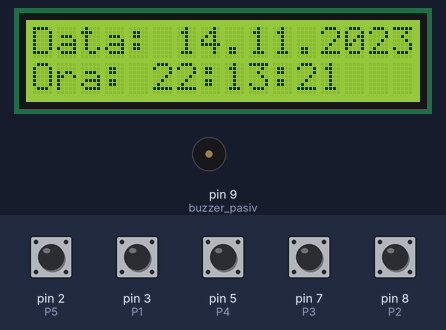
This sketch was run on a simulated Arduino Uno, built with avr-gcc and run on an emulated ATmega328P. Shown: 16×2 character LCD, buzzer (waves = sounding). The inputs (shaded band) are chosen by the test bench; at power-on: pin 2 (P5), pin 3 (P1), pin 5 (P4), pin 7 (P3), pin 8 (P2) HIGH. The local clock reads 2024-03-15 10:24:30 at power-on unless the sketch sets it.

Above: at 1.2 s.
1.3 s: pin 2 (P5) pulled LOW for 1 s
At 3.8 s:
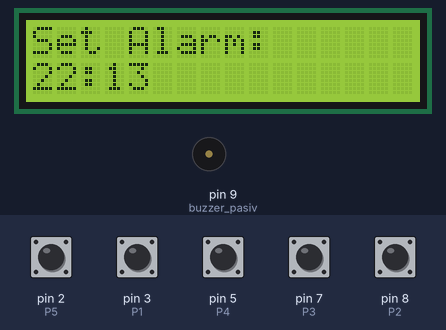
4.8 s: pin 2 (P5) pulled LOW for 0.3 s
At 5.6 s:
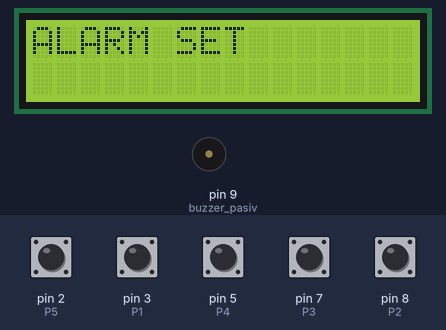
7.3 s: pin 3 (P1) pulled LOW for 1 s
At 10.3 s:
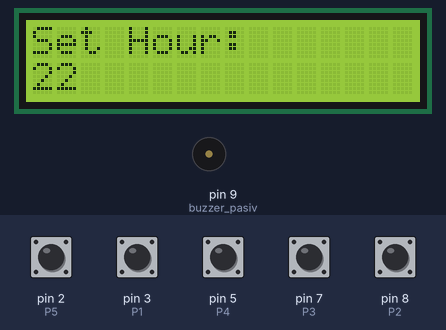
10.6 s: pin 3 (P1) pulled LOW for 0.3 s
At 12.2 s:
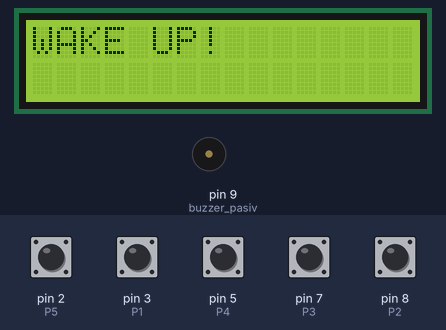
12.6 s: pin 3 (P1) pulled LOW for 0.3 s
At 12.84 s:
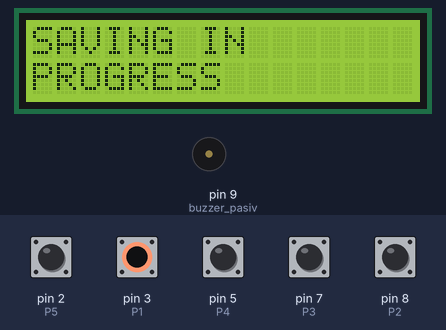
15.9 s: pin 5 (P4) pulled LOW for 1 s
At 19.7 s:
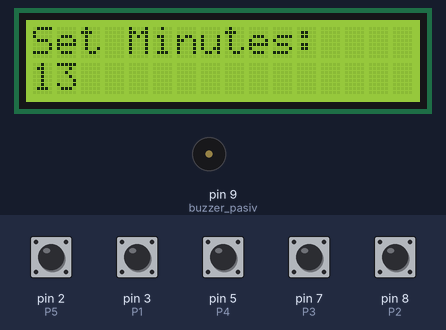
Timing chart, 0 to 20.8 s (numbered marks = the images above; inputs shaded):
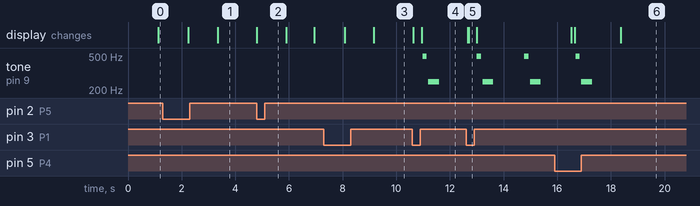

Measured:
- after the input at 4.8 s, the display: changes at once (image 2)
- after the input at 10.6 s, tone on pin 9 (buzzer_pasiv): silent → 496 Hz after 0.38 s, → silent 0.16 s later, → 249 Hz 0.06 s later, → silent 0.40 s later; the display: first changes at once (image 4 shows a later state)
- after the input at 12.6 s, tone on pin 9 (buzzer_pasiv): plays 496 Hz for 0.16 s, 249 Hz for 0.40 s, 496 Hz for 0.16 s, 249 Hz for 0.40 s, starting after 0.40 s; the display: first differs from a run without the input after 0.10 s (image 5)
- after the input at 15.9 s, the display: first changes after 0.63 s (image 6 shows a later state)

The sketch:

ProiectPMPAlarmClock.ino
```cpp
#include <LiquidCrystal.h>
#include <RTClib.h>
#include <Wire.h>

#define P1 3
#define P2 8
#define P3 7
#define P4 5
#define P5 2

LiquidCrystal lcd(4, 6, 10, 11, 12, 13);
RTC_DS1307 rtc;

int buzzer_pasiv = 9;
int meniu = 0;
const int debounce = 35;
int activate = 0;
int stop = 0;

int hour, minute, second, day, month, year;
int alarmHour, alarmMinute;

void setup() {
  Serial.begin(9600);
  lcd.begin(16, 2);

  pinMode(P1, INPUT_PULLUP);
  pinMode(P2, INPUT_PULLUP);
  pinMode(P3, INPUT_PULLUP);
  pinMode(P4, INPUT_PULLUP);
  pinMode(P5, INPUT_PULLUP);
  pinMode(buzzer_pasiv, OUTPUT);

  Wire.begin();

  if (!rtc.begin())
  {
    Serial.println("Couldn't find RTC");
    Serial.flush();
    while (true)
      ;
  }
  //seteaza automat RTC-ul la data si ora laptopului, la momentul in care acest cod e compilat
  rtc.adjust(DateTime(F(__DATE__), F(__TIME__)));

}

void loop()
{

  if (meniu == 0)
  {
    DisplayDateTime();
  }

  if (meniu == 1)
  {
    DisplaySetHour();
  }
  if(meniu == 2)
  {
    DisplaySetMinutes();
  }
  if(meniu == 4)
  {
    CheckAlarm();
  }
  if (meniu == 3)
  {
    StoreAgg();
    meniu = 0;
  }
  delay(50);
}

void DisplayDateTime ()
{
  DateTime now = rtc.now();
  if(digitalRead(P5) == LOW)
  {
   meniu = 4;
   delay(debounce);
  }
  if(digitalRead(P1) == LOW)
  {
   meniu = 1;
   delay(debounce);
  }
  if(digitalRead(P4) == LOW)
  {
   meniu = 2;
   delay(debounce);
  }
  lcd.setCursor(0, 1);
  lcd.print("Ora: ");
  if(now.hour() <= 9)
  {
    lcd.print("0");
  }
  lcd.print(now.hour());
  //Serial.println(now.hour());
  hour = now.hour();
  //Serial.println(hour);
  lcd.print(":");
  if(now.minute() <= 9)
  {
    lcd.print("0");
  }
  lcd.print(now.minute());
  minute = now.minute();
  lcd.print(":");
  if(digitalRead(P5) == LOW)
  {
   meniu = 4;
   delay(debounce);
  }
  if(digitalRead(P1) == LOW)
  {
   meniu = 1;
   delay(debounce);
  }
  if(digitalRead(P4) == LOW)
  {
   meniu = 2;
   delay(debounce);
  }
  if(now.second() <= 9)
  {
    lcd.print("0");
  }
  lcd.print(now.second());

  lcd.setCursor(0, 0);
  lcd.print("Data: ");
  if(now.day() <= 9)
  {
    lcd.print("0");
  }
  lcd.print(now.day());
  day = now.day();
  lcd.print(".");
  if(digitalRead(P5) == LOW)
  {
   meniu = 4;
   delay(debounce);
  }
  if(digitalRead(P1) == LOW)
  {
   meniu = 1;
   delay(debounce);
  }
  if(digitalRead(P4) == LOW)
  {
   meniu = 2;
   delay(debounce);
  }
  if(now.month() <= 9)
  {
    lcd.print("0");
  }
  lcd.print(now.month());
  month = now.month();
  lcd.print(".");
  lcd.print(now.year());
  year = now.year();
if(digitalRead(P5) == LOW)
  {
   meniu = 4;
   delay(debounce);
  }
if(digitalRead(P1)==LOW)
{
   meniu = 1;
   delay(debounce);
}
if(digitalRead(P4) == LOW)
  {
   meniu = 2;
   delay(debounce);
  }

  if ((now.minute() == alarmMinute) && (now.hour() == alarmHour) && (now.second() < 10))
  {
    lcd.clear();
    lcd.setCursor(0,0);
    lcd.print("WAKE UP!");
    for (int i = 0; i < 80; i++) { // make a sound
        digitalWrite(buzzer_pasiv, HIGH); // send high signal to buzzer
        delay(1); // delay 1ms
        digitalWrite(buzzer_pasiv, LOW); // send low signal to buzzer
        delay(1);
    }
    delay(50);
    for (int j = 0; j < 100; j++) { //make another sound
        digitalWrite(buzzer_pasiv, HIGH);
        delay(2); // delay 2ms
        digitalWrite(buzzer_pasiv, LOW);
        delay(2);
    }
    delay(100);
  }
  delay(1000);
}

void DisplaySetHour()
{
  lcd.clear();
  DateTime now = rtc.now();

  lcd.setCursor(0, 0);
  lcd.print("Set Hour:");
  lcd.setCursor(0, 1);
  lcd.print(hour);

  while(digitalRead(P1)){
  if(digitalRead(P2) == LOW)
  {
    if(hour == 23)
    {
      hour = 0;
    }
    else
    {
      hour = hour+1;
    }
    delay(1000);

  }
   if(digitalRead(P3) == LOW)
  {
    if(hour == 0)
    {
      hour = 23;
    }
    else
    {
      hour = hour - 1;
    }
    delay(1000);
  }
  DateTime now = rtc.now();
  lcd.setCursor(0, 0);
  lcd.print("Set Hour:");
  lcd.setCursor(0, 1);
  lcd.print(hour);
  lcd.print(" ");
  }
  meniu=3;
  delay(debounce);
}

void DisplaySetMinutes()
{
  lcd.clear();
  lcd.setCursor(0, 0);
  lcd.print("Set Minutes:");
  lcd.setCursor(0, 1);
  lcd.print(minute);

  while(digitalRead(P4)){
    if(digitalRead(P2) == LOW)
    {
      if (minute == 59)
      {
        minute = 0;
      }
      else
      {
        minute = minute + 1;
      }
      delay(1000);
    }
     if(digitalRead(P3) == LOW)
    {
      if (minute == 0)
      {
        minute = 59;
      }
      else
      {
        minute = minute - 1;
      }
      delay(1000);
    }
  lcd.setCursor(0, 0);
  lcd.print("Set Minutes:");
  lcd.setCursor(0, 1);
  lcd.print(minute);
  lcd.print(" ");
  }
  meniu = 3;
  delay(debounce);
}

void CheckAlarm()
{
  DateTime now = rtc.now();
  lcd.clear();
  lcd.setCursor(0, 0);
  lcd.print("Set Alarm:");
  lcd.setCursor(0, 1);
  alarmHour = now.hour();
  if(alarmHour < 10)
  {
    lcd.print("0");
  }
  lcd.print(alarmHour);
  lcd.print(":");
  alarmMinute = now.minute();
  if(alarmMinute < 10)
  {
    lcd.print("0");
  }
  lcd.print(alarmMinute);
  while (digitalRead(P5))
  {
    if (digitalRead(P3) == LOW)
    {
      if (alarmMinute == 59)
      {
        alarmMinute = 0;
      }
      else
      {
        alarmMinute = alarmMinute + 1;
      }
      delay(1000);
    }
    if(digitalRead(P2) == LOW)
    {
      if(alarmHour == 23)
      {
        alarmHour = 0;
      }
      else
      {
        alarmHour = alarmHour + 1;
      }
      delay(1000);
    }
    lcd.setCursor(0, 0);
    lcd.print("Set Alarm:");
    lcd.setCursor(0, 1);
    if(alarmHour < 10)
    {
      lcd.print("0");
    }
    lcd.print(alarmHour);
    lcd.print(":");
    if(alarmMinute < 10)
    {
      lcd.print("0");
    }
    lcd.print(alarmMinute);
    lcd.print(" ");
  }
  lcd.clear();
  lcd.setCursor(0,0);
  lcd.print("ALARM SET");
  //Serial.println(alarmMinute);
  delay(1000);
  meniu = 0;
  delay(debounce);
}

void StoreAgg()
{
  lcd.clear();
  lcd.setCursor(0,0);
  lcd.print("SAVING IN");
  lcd.setCursor(0,1);
  lcd.print("PROGRESS");
  rtc.adjust(DateTime(year, month, day, hour, minute, 0));
  delay(200);
}
```
